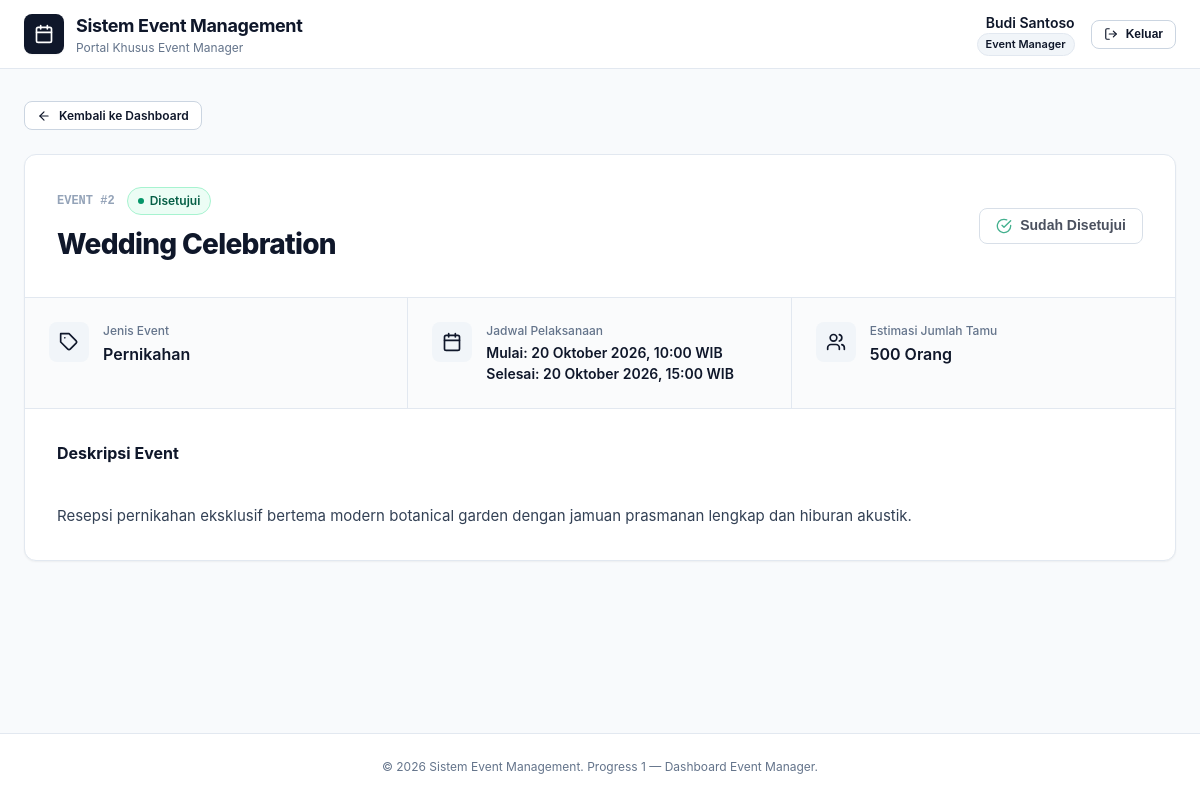
/event-detail.php?id=2 (signed in), run on the app's committed database.
### tables this page shows
CREATE TABLE `events` (
  `id` INT AUTO_INCREMENT PRIMARY KEY,
  `title` VARCHAR(255) NOT NULL,
  `event_type` VARCHAR(100) NOT NULL,
  `description` TEXT NOT NULL,
  `start_date` DATETIME NOT NULL,
  `end_date` DATETIME NOT NULL,
  `estimated_guests` INT NOT NULL,
  `status` ENUM('submitted', 'approved', 'rejected') NOT NULL DEFAULT 'submitted',
  `rejection_reason` TEXT DEFAULT NULL,
  `created_at` TIMESTAMP DEFAULT CURRENT_TIMESTAMP,
  `updated_at` TIMESTAMP DEFAULT CURRENT_TIMESTAMP ON UPDATE CURRENT_TIMESTAMP,
  INDEX `idx_events_status` (`status`)
);

### event-detail.php (the view, shortened to what this page needs)
<?php
$pdo = getDbConnection();
$idParam = $_GET['id'] ?? null;
$eventId = filter_var($idParam, FILTER_VALIDATE_INT);
$event = null;
if ($eventId !== false && $eventId > 0) {
    $stmt = $pdo->prepare("SELECT * FROM events WHERE id = ? LIMIT 1");
    $stmt->execute([$eventId]);
    $event = $stmt->fetch();
}
function formatEventDateTime(string $dateStr): string {
    $months = [
        1 => 'Januari', 2 => 'Februari', 3 => 'Maret', 4 => 'April', 5 => 'Mei', 6 => 'Juni',
        7 => 'Juli', 8 => 'Agustus', 9 => 'September', 10 => 'Oktober', 11 => 'November', 12 => 'Desember'
    ];
    $ts = strtotime($dateStr);
    $d = date('j', $ts);
    $m = $months[(int)date('n', $ts)] ?? date('F', $ts);
    $y = date('Y', $ts);
    $time = date('H:i', $ts);
    return "{$d} {$m} {$y}, {$time} WIB";
}
require_once __DIR__ . '/includes/header.php';
require_once __DIR__ . '/includes/navbar.php';
?>
<main class="main-content">
  <div class="container">
    <?php if (!$event): ?>
      <div style="max-width: 32rem; margin: 3rem auto;">
        <div class="card" style="padding: 3rem 2rem; text-align: center;">
          <div class="empty-state-icon" style="margin: 0 auto 1.25rem;">
            <svg width="24" height="24" viewBox="0 0 24 24" fill="none" stroke="currentColor" stroke-width="2" stroke-linecap="round" stroke-linejoin="round">
              <circle cx="12" cy="12" r="10"></circle>
              <line x1="12" y1="8" x2="12" y2="12"></line>
              <line x1="12" y1="16" x2="12.01" y2="16"></line>
            </svg>
          </div>
          <h2 style="font-size: 1.25rem; font-weight: 700; color: var(--text-main);">Event tidak ditemukan</h2>
          <p style="font-size: 0.875rem; color: var(--text-muted); margin-top: 0.5rem;">
            ID event yang Anda cari tidak valid atau tidak tersedia di sistem.
          </p>
          <div style="margin-top: 1.75rem;">
            <a href="dashboard.php" class="btn btn-outline">
              <svg width="14" height="14" viewBox="0 0 24 24" fill="none" stroke="currentColor" stroke-width="2" stroke-linecap="round" stroke-linejoin="round">
                <line x1="19" y1="12" x2="5" y2="12"></line>
                <polyline points="12 19 5 12 12 5"></polyline>
              </svg>
              <span>Kembali ke Dashboard</span>
            </a>
          </div>
        </div>
      </div>
    <?php else: ?>
      <div style="margin-bottom: 1.5rem;">
        <a href="dashboard.php" class="btn btn-outline btn-sm">
          <svg width="14" height="14" viewBox="0 0 24 24" fill="none" stroke="currentColor" stroke-width="2" stroke-linecap="round" stroke-linejoin="round">
            <line x1="19" y1="12" x2="5" y2="12"></line>
            <polyline points="12 19 5 12 12 5"></polyline>
          </svg>
          <span>Kembali ke Dashboard</span>
        </a>
      </div>
      <div class="card" style="margin-bottom: 2rem;">
        <div style="padding: 2rem; border-bottom: 1px solid var(--border-subtle);">
          <div style="display: flex; flex-direction: column; gap: 1.5rem;">
            <div style="display: flex; flex-wrap: wrap; align-items: center; justify-content: space-between; gap: 1rem;">
              <div>
                <div style="display: flex; align-items: center; gap: 0.75rem;">
                  <span style="font-family: monospace; font-size: 0.75rem; font-weight: 700; color: var(--text-light);">
                    EVENT #<?= (int)$event['id'] ?>
                  </span>
                  <?php if ($event['status'] === 'submitted'): ?>
                    <span class="badge-status badge-submitted">
                      <span class="badge-dot"></span> Menunggu Review
                    </span>
                  <?php elseif ($event['status'] === 'approved'): ?>
                    <span class="badge-status badge-approved">
                      <span class="badge-dot"></span> Disetujui
                    </span>
                  <?php elseif ($event['status'] === 'rejected'): ?>
                    <span class="badge-status badge-rejected">
                      <span class="badge-dot"></span> Ditolak
                    </span>
                  <?php endif; ?>
                </div>
                <h1 style="font-size: 1.75rem; font-weight: 800; color: var(--text-main); margin-top: 0.5rem; letter-spacing: -0.025em;">
                  <?= htmlspecialchars($event['title'], ENT_QUOTES, 'UTF-8') ?>
                </h1>
              </div>
              <div style="display: flex; align-items: center; gap: 0.75rem; flex-wrap: wrap;">
                <?php if ($event['status'] === 'submitted'): ?>
                  <form action="approve-event.php" method="POST" style="margin: 0;" onsubmit="return confirm('Apakah Anda yakin ingin menyetujui event ini?');">
                    <input type="hidden" name="event_id" value="<?= (int)$event['id'] ?>">
                    <button type="submit" class="btn btn-success">
                      <svg width="16" height="16" viewBox="0 0 24 24" fill="none" stroke="currentColor" stroke-width="2" stroke-linecap="round" stroke-linejoin="round">
                        <path d="M22 11.08V12a10 10 0 1 1-5.93-9.14"></path>
                        <polyline points="22 4 12 14.01 9 11.01"></polyline>
                      </svg>
                      <span>Setujui Event</span>
                    </button>
                  </form>
                  <button type="button" class="btn btn-danger" id="btn-open-reject">
                    <svg width="16" height="16" viewBox="0 0 24 24" fill="none" stroke="currentColor" stroke-width="2" stroke-linecap="round" stroke-linejoin="round">
                      <circle cx="12" cy="12" r="10"></circle>
                      <line x1="15" y1="9" x2="9" y2="15"></line>
                      <line x1="9" y1="9" x2="15" y2="15"></line>
                    </svg>
                    <span>Tolak Event</span>
                  </button>
                <?php elseif ($event['status'] === 'approved'): ?>
                  <button type="button" class="btn btn-outline" disabled style="opacity: 0.75; cursor: default;">
                    <svg width="16" height="16" viewBox="0 0 24 24" fill="none" stroke="currentColor" stroke-width="2" stroke-linecap="round" stroke-linejoin="round" style="color: var(--emerald-btn);">
                      <path d="M22 11.08V12a10 10 0 1 1-5.93-9.14"></path>
                      <polyline points="22 4 12 14.01 9 11.01"></polyline>
                    </svg>
                    <span>Sudah Disetujui</span>
                  </button>
                <?php endif; ?>
              </div>
            </div>
          </div>
        </div>
        <div class="detail-grid-meta">
          <div class="detail-meta-item">
            <div class="detail-meta-icon">
              <svg width="20" height="20" viewBox="0 0 24 24" fill="none" stroke="currentColor" stroke-width="2" stroke-linecap="round" stroke-linejoin="round">
                <path d="M20.59 13.41l-7.17 7.17a2 2 0 0 1-2.83 0L2 12V2h10l8.59 8.59a2 2 0 0 1 0 2.82z"></path>
                <line x1="7" y1="7" x2="7.01" y2="7"></line>
              </svg>
            </div>
            <div>
              <div class="detail-meta-label">Jenis Event</div>
              <div class="detail-meta-value"><?= htmlspecialchars($event['event_type'], ENT_QUOTES, 'UTF-8') ?></div>
            </div>
          </div>
          <div class="detail-meta-item">
            <div class="detail-meta-icon">
            </div>
            <div>
              <div class="detail-meta-label">Jadwal Pelaksanaan</div>
              <div class="detail-meta-value" style="font-size: 0.875rem;">
                Mulai: <?= formatEventDateTime($event['start_date']) ?><br>
                Selesai: <?= formatEventDateTime($event['end_date']) ?>
              </div>
            </div>
          </div>
          <div class="detail-meta-item">
            <div class="detail-meta-icon">
            </div>
            <div>
              <div class="detail-meta-label">Estimasi Jumlah Tamu</div>
              <div class="detail-meta-value">
                <?= number_format((int)$event['estimated_guests'], 0, ',', '.') ?> Orang
              </div>
            </div>
          </div>
        </div>
        <div style="padding: 2rem;">
          <h3 style="font-size: 1rem; font-weight: 700; color: var(--text-main); margin-bottom: 0.75rem;">
            Deskripsi Event
          </h3>
          <p style="font-size: 0.9375rem; color: #334155; line-height: 1.7; white-space: pre-line;">
            <?= htmlspecialchars($event['description'], ENT_QUOTES, 'UTF-8') ?>
          </p>
        </div>
      </div>
    <?php endif; ?>
  </div>
</main>
<?php require_once __DIR__ . '/includes/footer.php'; ?>

### assets/css/style.css (style rules this page uses)
:root { --bg-main: #f8fafc; --bg-card: #ffffff; --border-subtle: #e2e8f0; --border-strong: #cbd5e1; --text-main: #0f172a; --text-muted: #64748b; --text-light: #94a3b8; --primary: #0f172a; --primary-hover: #1e293b; --primary-light: #f1f5f9; --emerald-bg: #ecfdf5; --emerald-text: #065f46; --emerald-border: #a7f3d0; --emerald-btn: #059669; --emerald-btn-hover: #047857; --amber-bg: #fffbeb; --amber-text: #92400e; --amber-border: #fde68a; --amber-btn: #d97706; --rose-bg: #fff1f2; --rose-text: #9f1239; --rose-border: #fecdd3; --rose-btn: #e11d48; --rose-btn-hover: #be123c; --font-family: -apple-system, BlinkMacSystemFont, "Segoe UI", Roboto, "Helvetica Neue", Arial, sans-serif; --shadow-sm: 0 1px 2px 0 rgba(0, 0, 0, 0.05); --shadow-md: 0 4px 6px -1px rgba(0, 0, 0, 0.07), 0 2px 4px -2px rgba(0, 0, 0, 0.05); --shadow-lg: 0 10px 15px -3px rgba(0, 0, 0, 0.1), 0 4px 6px -4px rgba(0, 0, 0, 0.05); --radius-lg: 0.75rem; --radius-md: 0.5rem; --radius-sm: 0.375rem; }
*, *::before, *::after { box-sizing: border-box; margin: 0; padding: 0; }
body { font-family: var(--font-family); background-color: var(--bg-main); color: var(--text-main); line-height: 1.5; min-height: 100vh; display: flex; flex-direction: column; }
.container { width: 100%; max-width: 1280px; margin-left: auto; margin-right: auto; padding-left: 1.5rem; padding-right: 1.5rem; }
.main-content { flex: 1 1 auto; padding-top: 2rem; padding-bottom: 3rem; }
.btn { display: inline-flex; align-items: center; justify-content: center; gap: 0.5rem; padding: 0.5rem 1rem; font-size: 0.875rem; font-weight: 600; border-radius: var(--radius-md); border: 1px solid transparent; cursor: pointer; text-decoration: none; transition: all 0.15s ease-in-out; line-height: 1.25; }
.btn:disabled { opacity: 0.5; cursor: not-allowed; }
.btn-outline { background-color: #ffffff; color: var(--text-main); border-color: var(--border-strong); }
.btn-sm { padding: 0.375rem 0.75rem; font-size: 0.75rem; }
.card { background-color: var(--bg-card); border: 1px solid var(--border-subtle); border-radius: var(--radius-lg); box-shadow: var(--shadow-sm); overflow: hidden; }
.badge-status { display: inline-flex; align-items: center; gap: 0.375rem; padding: 0.25rem 0.625rem; font-size: 0.75rem; font-weight: 600; border-radius: 9999px; border-width: 1px; border-style: solid; }
.badge-dot { width: 0.375rem; height: 0.375rem; border-radius: 50%; }
.badge-approved { background-color: var(--emerald-bg); color: var(--emerald-text); border-color: var(--emerald-border); }
.badge-approved .badge-dot { background-color: var(--emerald-btn); }
.detail-grid-meta { display: grid; grid-template-columns: 1fr; background-color: #fafbfc; border-bottom: 1px solid var(--border-subtle); }
@media (min-width: 768px) { .detail-grid-meta { grid-template-columns: repeat(3, 1fr); } }
.detail-meta-item { padding: 1.5rem; display: flex; align-items: flex-start; gap: 0.875rem; border-bottom: 1px solid var(--border-subtle); }
@media (min-width: 768px) { .detail-meta-item { border-bottom: none; border-right: 1px solid var(--border-subtle); } }
@media (min-width: 768px) { .detail-meta-item:last-child { border-right: none; } }
.detail-meta-icon { padding: 0.625rem; background-color: #f1f5f9; border-radius: var(--radius-md); color: var(--text-main); display: flex; align-items: center; justify-content: center; }
.detail-meta-label { font-size: 0.75rem; color: var(--text-muted); font-weight: 500; }
.detail-meta-value { font-size: 1rem; font-weight: 600; color: var(--text-main); margin-top: 0.125rem; }

### data on the page
events: id "2", title "Wedding Celebration", event_type "Pernikahan", start_date "20 Oktober 2026, 10:00 WIB", end_date "20 Oktober 2026, 15:00 WIB", estimated_guests "500", description "Resepsi pernikahan eksklusif bertema modern botanical garden dengan jamuan prasmanan lengkap dan hiburan akustik."

### other printed values
$currentUser['name'] "Budi Santoso"
